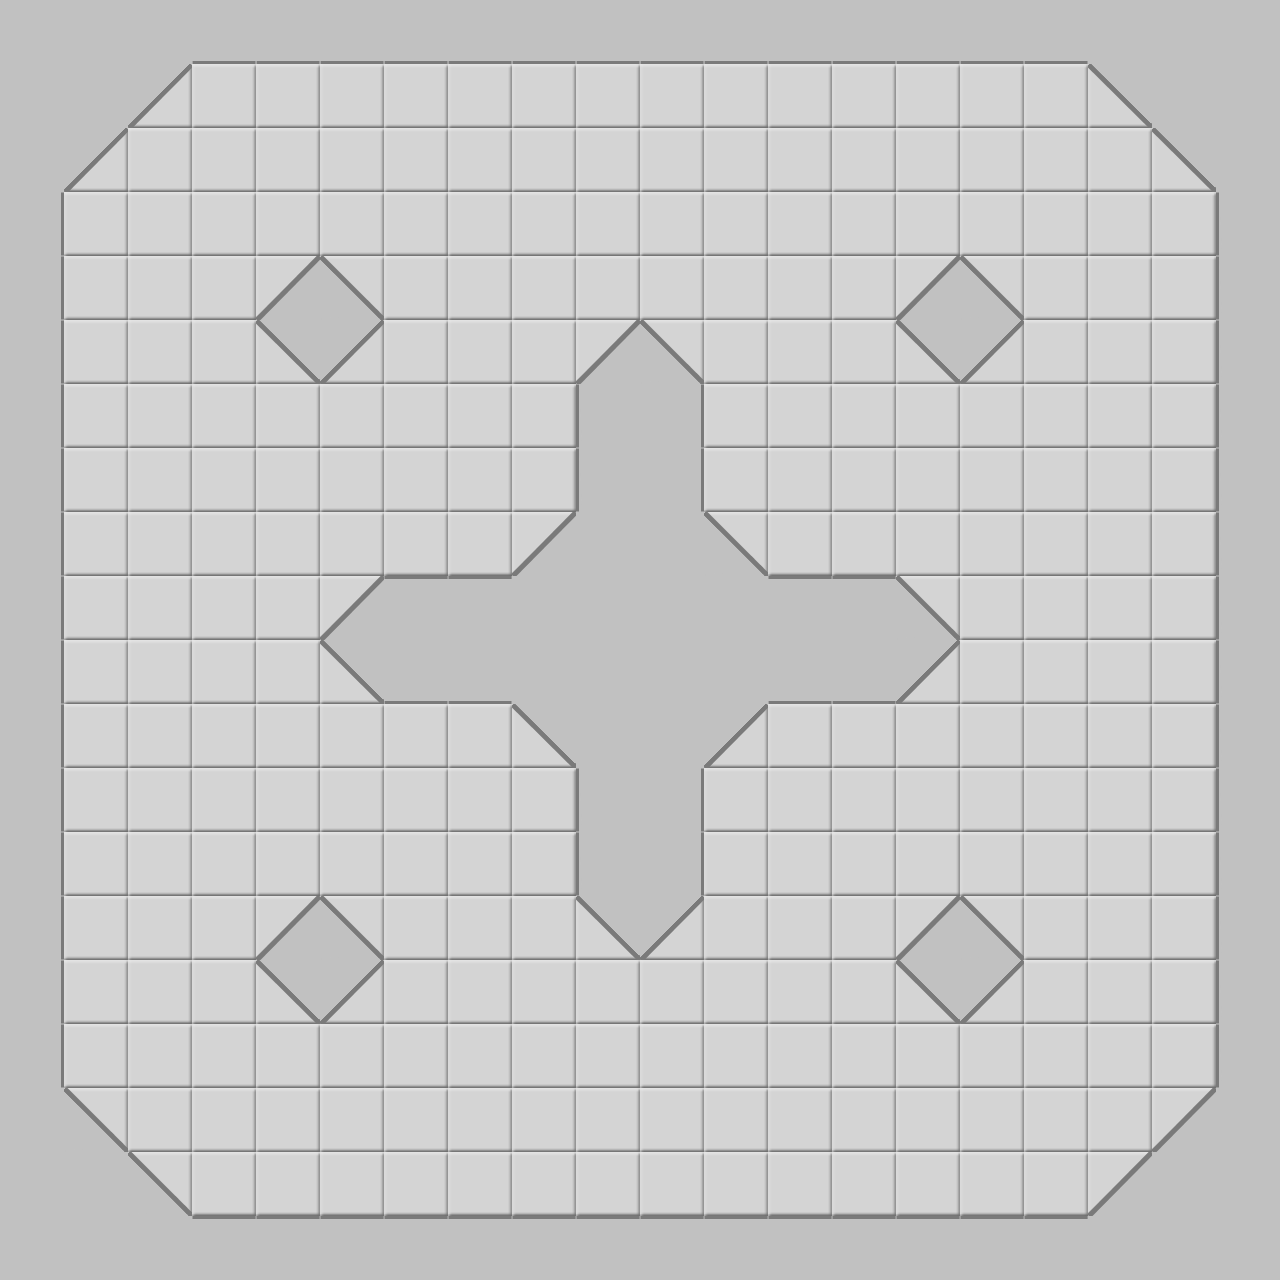

A 2D game scene composited from a Tiled map and its tileset images. What follows is a short description and the map's XML, with each tile layer's data collapsed to a summary:
An orthogonal 20x20 tile map with 64x64 px tiles, 1 tile layer (Tile Layer 1).

<map version="1.0" orientation="orthogonal" renderorder="right-down" width="20" height="20" tilewidth="64" tileheight="64">
 <tileset firstgid="1" name="textures_1" tilewidth="64" tileheight="64">
  <image source="textures_1.png" width="640" height="64" />
 </tileset>
 <layer name="Tile Layer 1" width="20" height="20">
  <data>[400 cells, 400 non-empty, 10 distinct tile ids]</data>
 </layer>
</map>